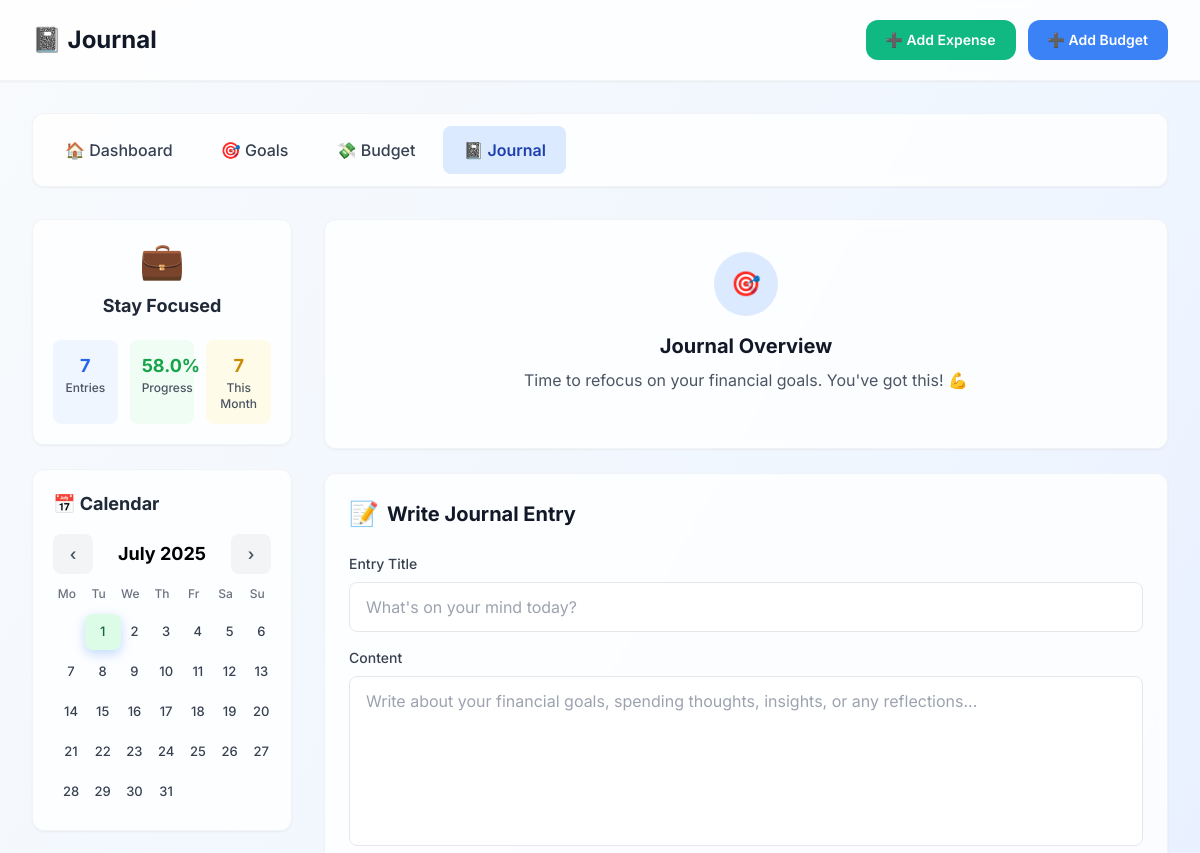
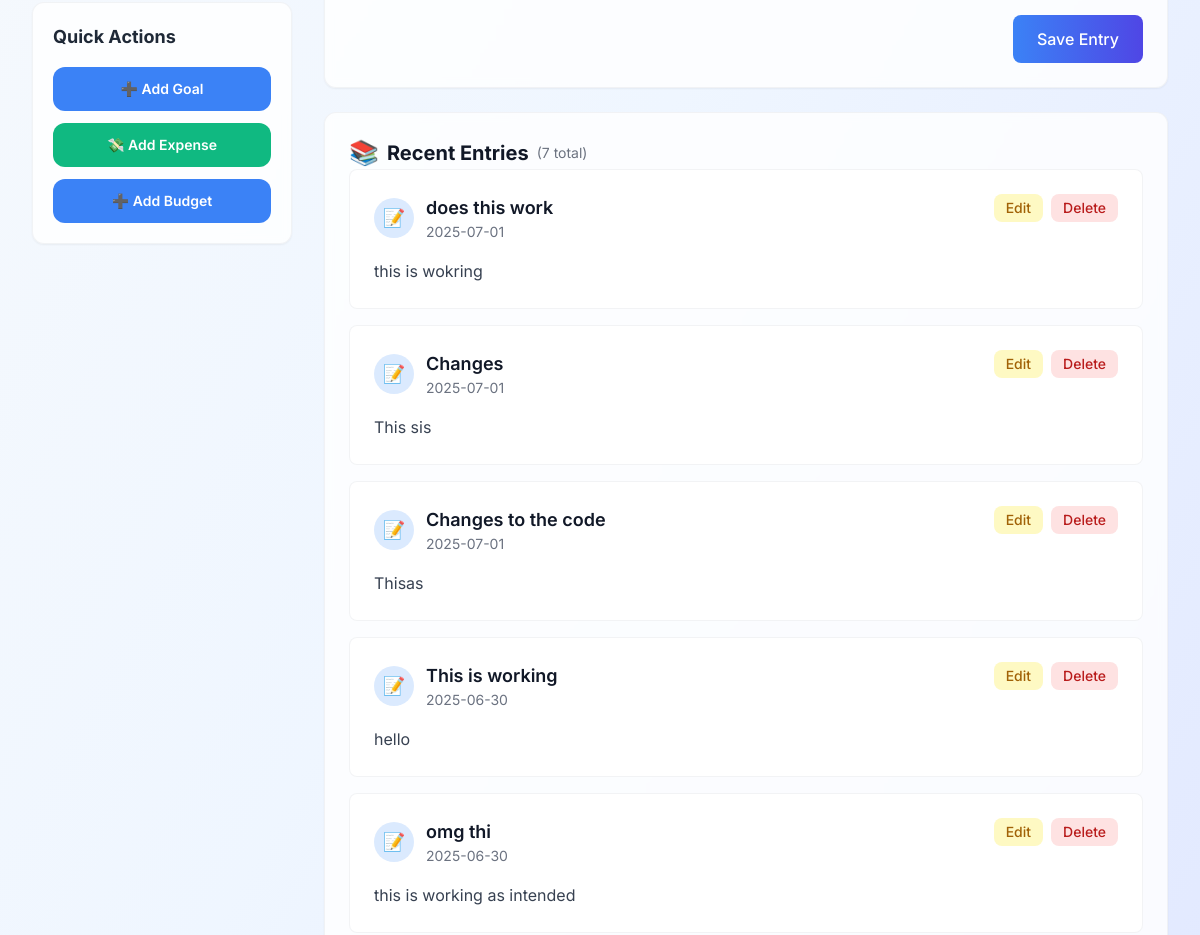
/journal (upper part), run on an earlier commit of the app's database (2 pictures, top to bottom).
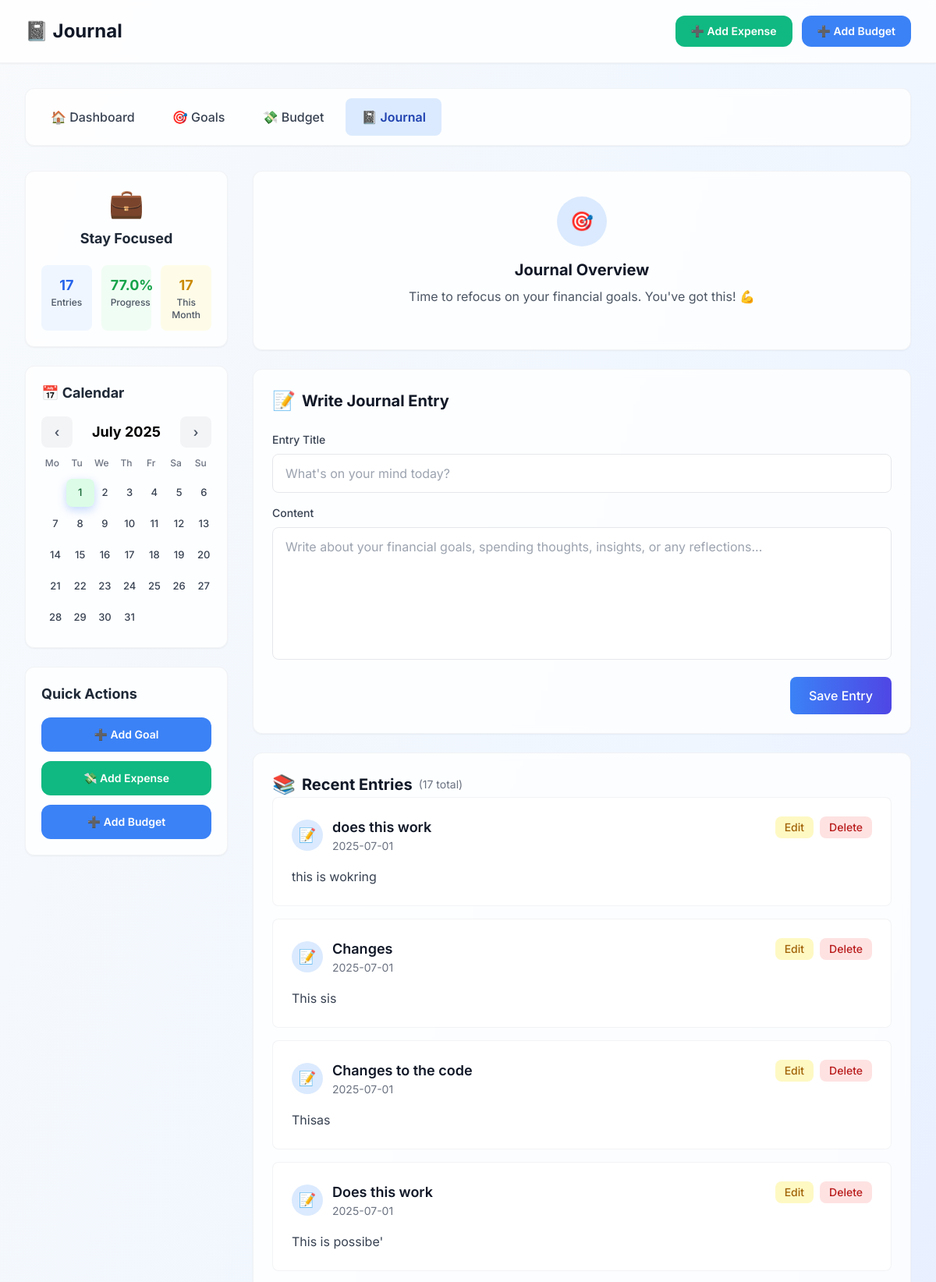
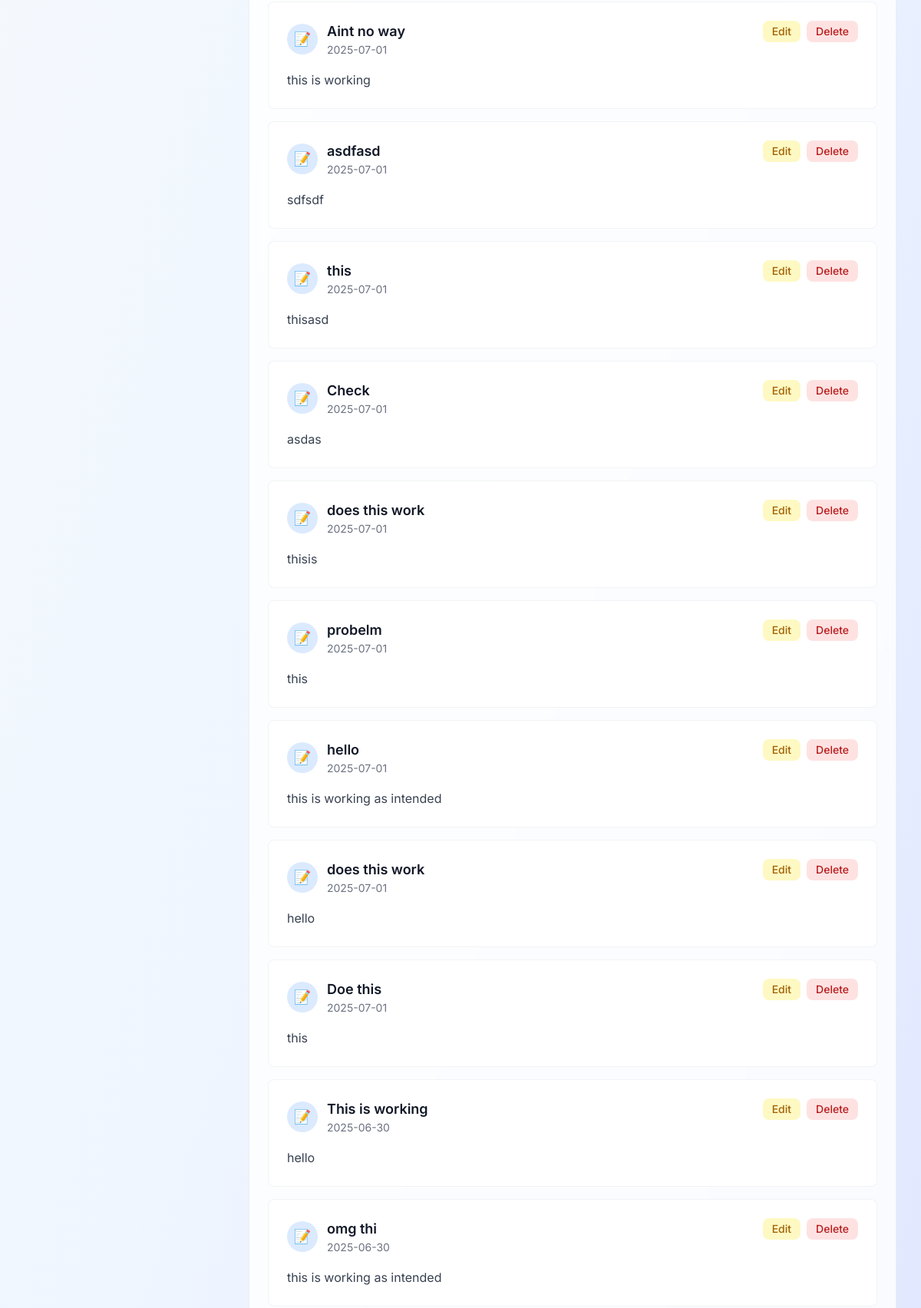
And on a later commit of the database (2 pictures, top to bottom).
### tables this page shows
CREATE TABLE journal (
            id INTEGER PRIMARY KEY AUTOINCREMENT,
            title TEXT NOT NULL,
            content TEXT NOT NULL,
            date TEXT NOT NULL,
            formatted_date TEXT GENERATED ALWAYS AS (
                strftime('%d %b %Y', date)
            ) STORED,
            created_at DATETIME DEFAULT CURRENT_TIMESTAMP
        );

### app.py (the view)
@app.route('/journal')
def view_journal():
    today = datetime.now().strftime('%Y-%m-%d')
    with sqlite3.connect('finance.db') as conn:
        cursor = conn.cursor()
        cursor.execute("""
            SELECT id, title, content, date, strftime('%d %b %Y', date) as formatted_date
            FROM journal
            ORDER BY date DESC
        """)
        entries = cursor.fetchall()
        current_month = today[:7]
        cursor.execute("""
            SELECT DISTINCT strftime('%d', date)
            FROM journal
            WHERE strftime('%Y-%m', date) = ?
        """, (current_month,))
        days_with_entries = [int(day[0]) for day in cursor.fetchall()]
    return render_template('journal.html',
                          entries=entries,
                          entry_days=days_with_entries,
                          days=range(1, 32),
                          current_date=today)

### templates/journal.html (shortened to what the changed rows need)
<!DOCTYPE html>
<html lang="en">
<head>
    <script src="https://cdn.tailwindcss.com"></script>
</head>
<body class="bg-gradient-to-br from-slate-50 via-blue-50 to-indigo-100 min-h-screen">
    <div class="bg-white/80 backdrop-blur-sm shadow-sm border-b border-gray-200/50">
        <div class="max-w-7xl mx-auto px-4 sm:px-6 lg:px-8">
            <div class="flex justify-between items-center py-5">
                <h1 class="text-2xl font-bold text-gray-900 flex items-center gap-3">
                    📓 Journal
                </h1>
            </div>
        </div>
    </div>
    <div class="max-w-7xl mx-auto px-4 sm:px-6 lg:px-8 py-8">
        <div class="grid grid-cols-1 lg:grid-cols-4 gap-8">
            <aside class="lg:col-span-1">
                <div class="bg-white/80 backdrop-blur-sm rounded-xl shadow-sm p-5 mb-6 border border-gray-200/50">
                    <div class="financial-status-overview">
                        <div class="grid grid-cols-3 gap-3 text-center">
                            <div class="bg-blue-50 p-3 rounded-lg">
                                <div class="font-bold text-blue-600 text-lg" id="entryCount">{{ entries|length if entries else 0 }}</div>
                                <div class="text-xs text-gray-600 font-medium">Entries</div>
                            </div>
                            <div class="bg-green-50 p-3 rounded-lg">
                                <div class="font-bold text-green-600 text-lg" id="progressPercent">{{ ((entries|length / (entries|length + 5)) * 100)|round if entries else 0 }}%</div>
                                <div class="text-xs text-gray-600 font-medium">Progress</div>
                            </div>
                            <div class="bg-yellow-50 p-3 rounded-lg">
                                <div class="font-bold text-yellow-600 text-lg" id="monthlyCount">{{ entries|length if entries else 0 }}</div>
                                <div class="text-xs text-gray-600 font-medium">This Month</div>
                            </div>
                        </div>
                    </div>
                </div>
            </aside>
            <main class="lg:col-span-3 space-y-6">
                <div class="bg-white/80 backdrop-blur-sm rounded-xl shadow-sm p-8 text-center border border-gray-200/50">
                    <h2 class="text-xl font-bold text-gray-900 mb-2">Journal Overview</h2>
                </div>
                <div class="bg-white/80 backdrop-blur-sm rounded-xl shadow-sm p-6 border border-gray-200/50">
                    <h2 class="text-xl font-bold text-gray-900 mb-6 flex items-center gap-2">
                        <span class="text-2xl">📝</span>
                        Write Journal Entry
                    </h2>
                </div>
                <div class="bg-white/80 backdrop-blur-sm rounded-xl shadow-sm p-6 border border-gray-200/50">
                    <h2 class="text-xl font-bold text-gray-900 flex items-center gap-2">
                        <span class="text-2xl">📚</span>
                        Recent Entries
                        <span class="text-sm text-gray-500 font-normal">({{ entries|length if entries else 0 }} total)</span>
                    </h2>
                    {% for entry in entries %}
                    <div class="bg-white rounded-lg p-6 hover:shadow-lg transition-all duration-200 entry-item border border-gray-200/50 mb-4" id="entry-{{ entry[0] }}">
                        <div class="flex items-start justify-between mb-4">
                            <div class="flex items-center gap-3">
                                <div class="w-10 h-10 bg-blue-100 rounded-full flex items-center justify-center">
                                    <span class="text-lg">📝</span>
                                </div>
                                <div>
                                    <h3 class="font-semibold text-gray-900 text-lg">{{ entry[1] }}</h3>
                                    <p class="text-sm text-gray-500">{{ entry[4] if entry[4] else entry[3] }}</p>
                                </div>
                            </div>
                            <div class="flex items-center gap-2">
                                <button onclick="editEntry('{{ entry[0] }}')" type="button" class="px-3 py-1 bg-yellow-100 text-yellow-700 rounded-lg text-sm font-medium hover:bg-yellow-200 transition-colors">
                                    Edit
                                </button>
                                <button onclick="deleteEntry('{{ entry[0] }}')" type="button" class="px-3 py-1 bg-red-100 text-red-700 rounded-lg text-sm font-medium hover:bg-red-200 transition-colors">
                                    Delete
                                </button>
                            </div>
                        </div>
                        <div class="text-gray-700 leading-relaxed whitespace-pre-line pl-13">{{ entry[2] }}</div>
                    </div>
                    {% endfor %}
                </div>
            </main>
        </div>
    </div>
</body>
</html>

What changed in the data, as far as the page shows it:
added journal: title "Does this work", date "2025-07-01", content "This is possibe'"
added journal: title "Aint no way", date "2025-07-01", content "this is working"
added journal: title "asdfasd", date "2025-07-01", content "sdfsdf"
added journal: title "this", date "2025-07-01", content "thisasd"
added journal: title "Check", date "2025-07-01", content "asdas"
added journal: title "does this work", date "2025-07-01", content "thisis"
added journal: title "probelm", date "2025-07-01", content "this"
added journal: title "hello", date "2025-07-01", content "this is working as intended"
added journal: title "does this work", date "2025-07-01", content "hello"
added journal: title "Doe this", date "2025-07-01", content "this"
Also different on the page:
{{ entries|length if entries else 0 }}: "7" → "17"
text no longer shown: "58.0"
text now shown: "77.0"
